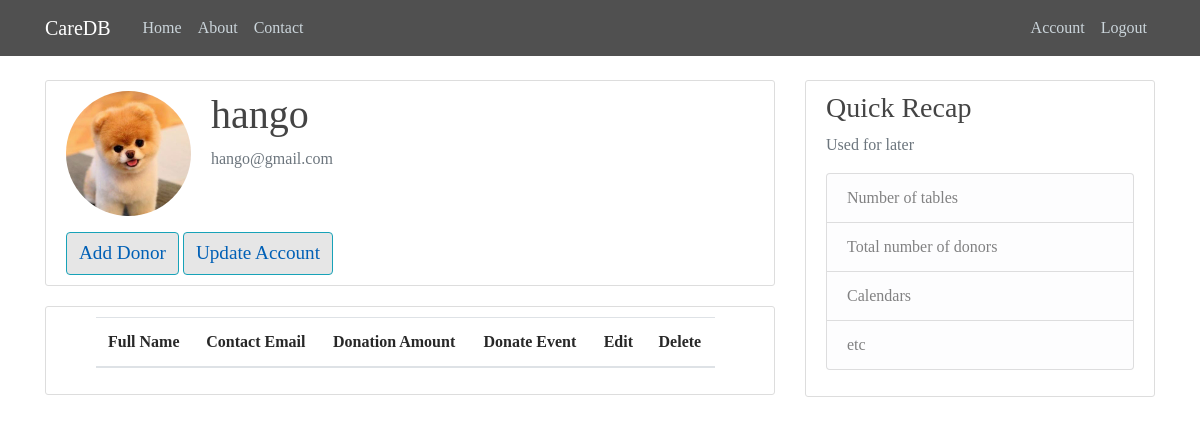
The page /account/viewall (signed in) on the database as committed earlier.
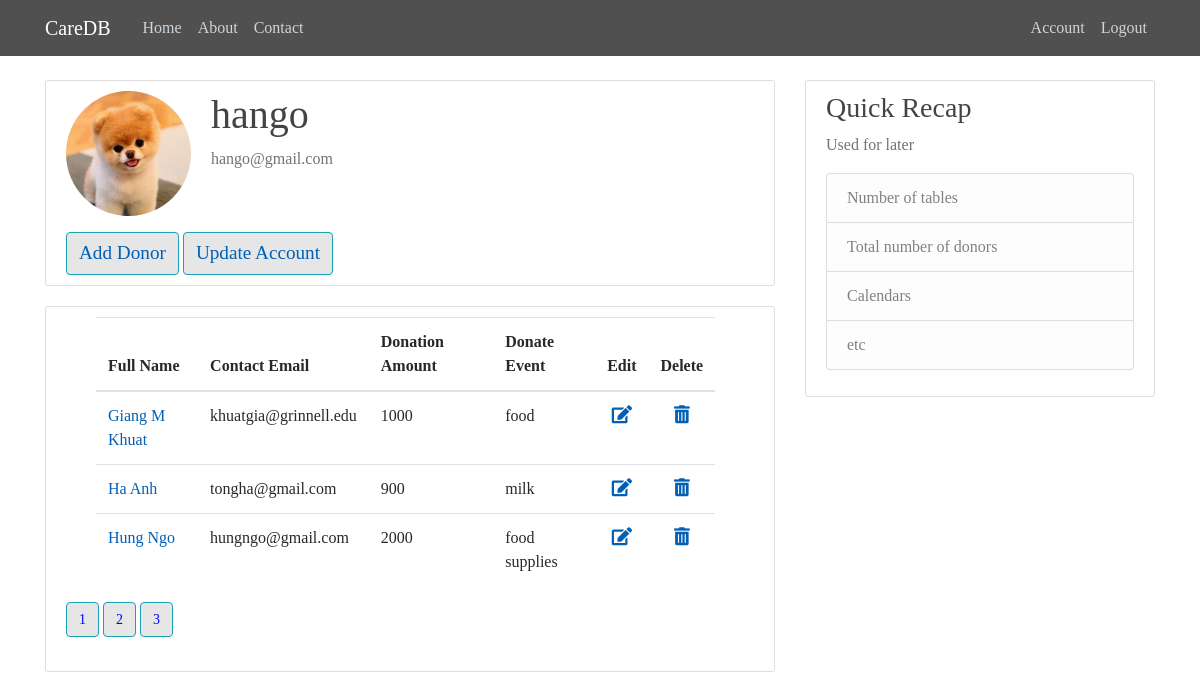
The same page on the database as committed later.
### app/models.py (models this page shows, shortened)
class Donor(db.Model):
    id = db.Column(db.Integer, primary_key=True)
    name = db.Column(db.String(30), unique=True, nullable=False)
    contact_email = db.Column(db.String(120), unique=True)
    donation_amount = db.Column(db.Integer, nullable=False)
    donate_event = db.Column(db.String(50), nullable=False)
    admin_id = db.Column(db.Integer, db.ForeignKey('user.id'), nullable=False)

### app/users/routes.py (the view)
@users.route("/account/viewall", methods=['GET', 'POST'])
@login_required
def viewall():
    user_id = current_user.id
    page = request.args.get('page', 1, type=int)
    donors = Donor.query.filter_by(admin_id=user_id).order_by(Donor.name).paginate(page=page, per_page=3)
    return render_template('viewall.html', title='Account', donors=donors)

### app/models.py (called while the page is built)
@login_manager.user_loader
def load_user(user_id):
    return User.query.get(int(user_id))

### app/templates/viewall.html
{% extends "layout.html" %}
{% block content %}
<div class="content-section">
   <div class="media">
      <img class="rounded-circle account-img" src="{{ url_for('static', filename='profile-pics/kmLYx3lW.jpg') }}">
      <div class="media-body">
         <h3 class="account-heading">
            {{ current_user.username }}
         </h3>
         <p class="text-secondary">{{ current_user.email }}</p>
      </div>
   </div>
   <button class="btn btn-info" style="font-face: 'Comic Sans MS'; font-size: larger; color: white; background-color: #e6e6e6" >
      <a id="button" href="{{ url_for('donors.insert_donor') }}">
         Add Donor
      </a>
   </button>
    <button class="btn btn-info" style="font-face: 'Comic Sans MS'; font-size: larger; color: white; background-color: #e6e6e6" >
      <a id="button" href="{{ url_for('users.update_account') }}">
         Update Account
      </a>
   </button>
</div>
<div class="content-section">
   <table class = 'table table-hover' style = 'margin-left: 30px; margin-right: 100px; width: 90%;'>
      <thead>
      <tr>
         <th>Full Name</th>
         <th>Contact Email</th>
         <th>Donation Amount</th>
         <th>Donate Event</th>
         <th>Edit</th>
         <th>Delete</th>
      </thead>
      {% for donor in donors.items %}
      <tr>
         <td> <a id="linkName" href="{{ url_for('donors.return_donor', donor_id=donor.id) }}">{{donor["name"]}} </a></td>
         <td>{{donor["contact_email"]}}</td>
         <td>{{donor['donation_amount']}}</td>
         <td>{{donor['donate_event']}}</td>
         <td align="center"><a id="linkName" href = "{{ url_for('donors.update_donor', donor_id=donor['id']) }}"><i class="fa fa-edit" style="font-size:18px"></i></a></td>
          <td align="center"><a id="linkName" href = "{{ url_for('donors.delete', donor_id=donor['id']) }}"><i class="fa fa-trash-alt" style="font-size:18px"></i></a></td>
      </tr>
      {% endfor %}
   </table>
    {% for page_num in donors.iter_pages(left_edge=1, right_edge=1, left_current=1, right_current=2) %}
      {% if page_num %}
        {% if donors.page == page_num %}
          <a style="color: blue; font-size: 14px" class="btn btn-info mb-4" href="{{ url_for('users.viewall', page=page_num) }}">{{ page_num }}</a>
        {% else %}
          <a style ="color: blue; font-size: 14px" class="btn btn-outline-info mb-4" href="{{ url_for('users.viewall', page=page_num) }}">{{ page_num }}</a>
        {% endif %}
      {% else %}
        ...
      {% endif %}
    {% endfor %}
</div>
{% endblock content %}

Rows that differ between the two databases and show on the page:
now on this page (row edited): Donor: name "Giang M Khuat", contact_email "khuatgia@grinnell.edu", donation_amount "1000", donate_event "food"
added Donor: name "Ha Anh", contact_email "tongha@gmail.com", donation_amount "900", donate_event "milk"
added Donor: name "Hung Ngo", contact_email "hungngo@gmail.com", donation_amount "2000", donate_event "food supplies"
Other text that changed with them:
new list line: "1"
new list line: "2"
new list line: "3"
